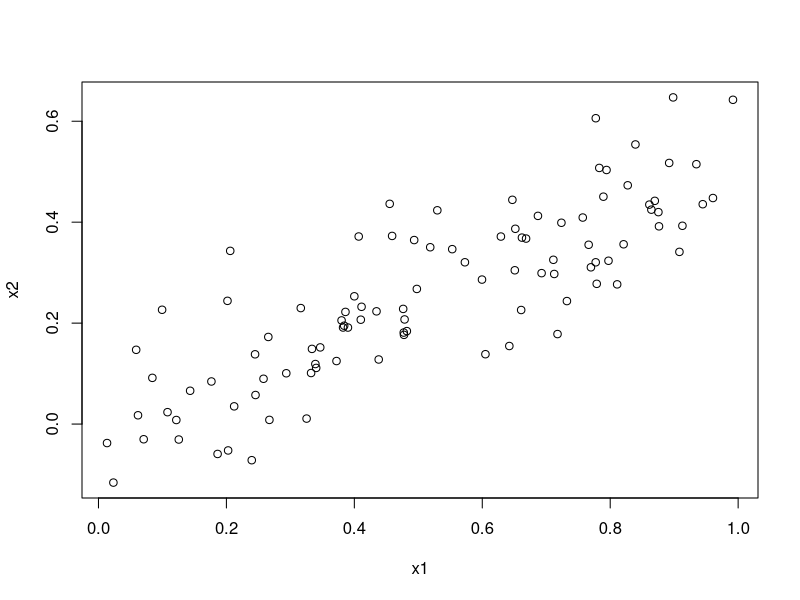
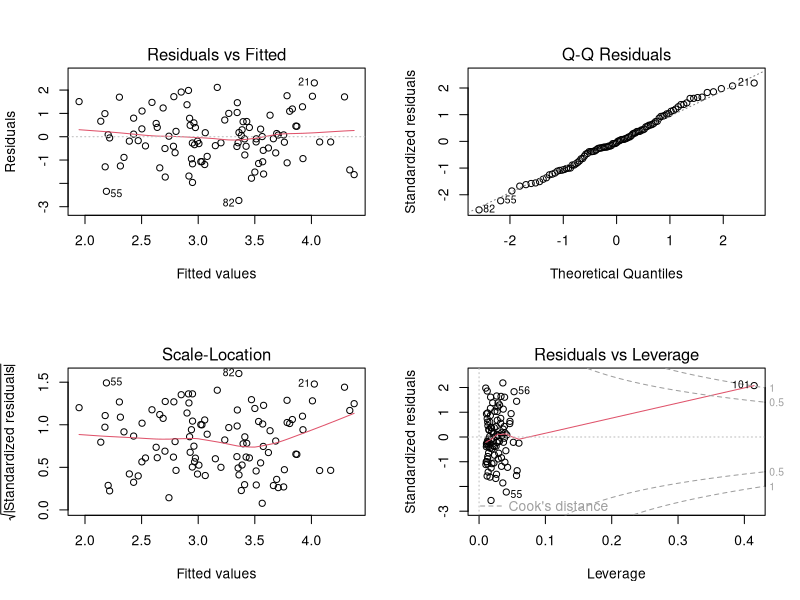
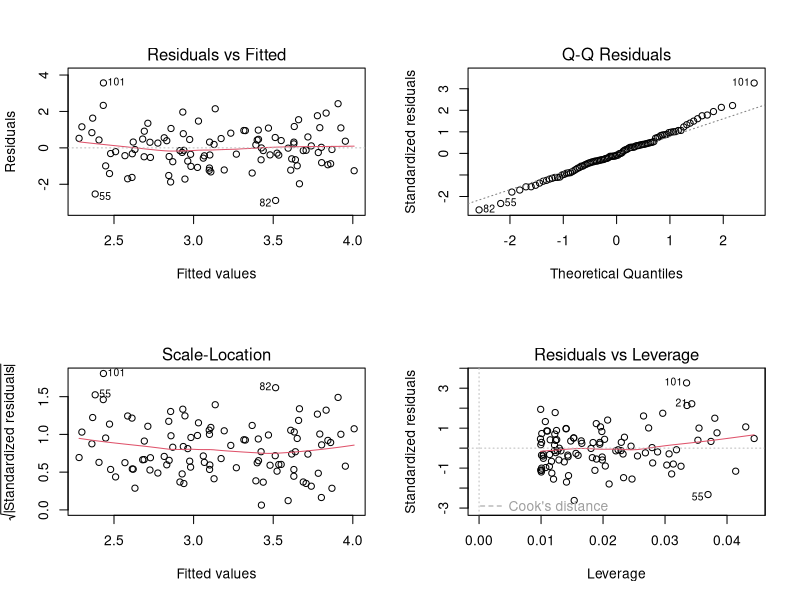
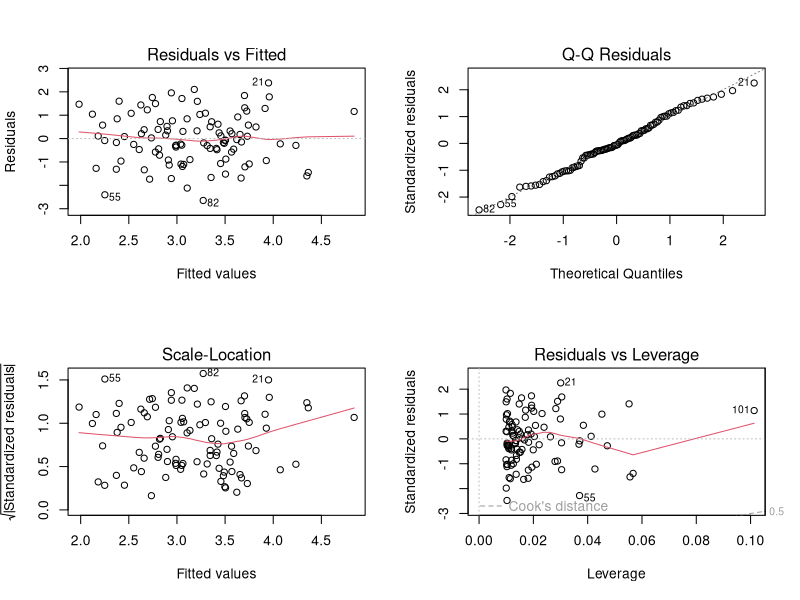

The R script that drew these images, in order:
## ---- chunk 1
knitr::opts_chunk$set(echo = TRUE)
## ---- chunk 2
set.seed(1)
x1 = runif(100)
x2 = 0.5*x1 + rnorm(100)/10
y = 2 + 2*x1 + 0.3*x2 + rnorm(100)
## ---- chunk 3
cor(x1, x2)
## ---- chunk 4
plot(x1, x2)
## ---- chunk 5
lin_model = lm(y ~ x1 + x2)
summary(lin_model)
## ---- chunk 6
lin_model2 = lm(y ~ x1)
summary(lin_model2)
## ---- chunk 7
lin_model3 = lm(y ~ x2)
summary(lin_model3)
## ---- chunk 8
x1=c(x1, 0.1)
x2=c(x2, 0.8)
y=c(y,6)
## ---- chunk 9
lin_model4 = lm(y ~ x1 + x2) #First model with both variables + changed
lin_model5 = lm(y ~ x1) #Second model with both variables + changed
lin_model6 = lm(y ~ x2) #Third model with both variables + changed
## ---- chunk 10
par(mfrow=c(2,2))
plot(lin_model4)
## ---- chunk 11
par(mfrow=c(2,2))
plot(lin_model5)
## ---- chunk 12
par(mfrow=c(2,2))
plot(lin_model6)
